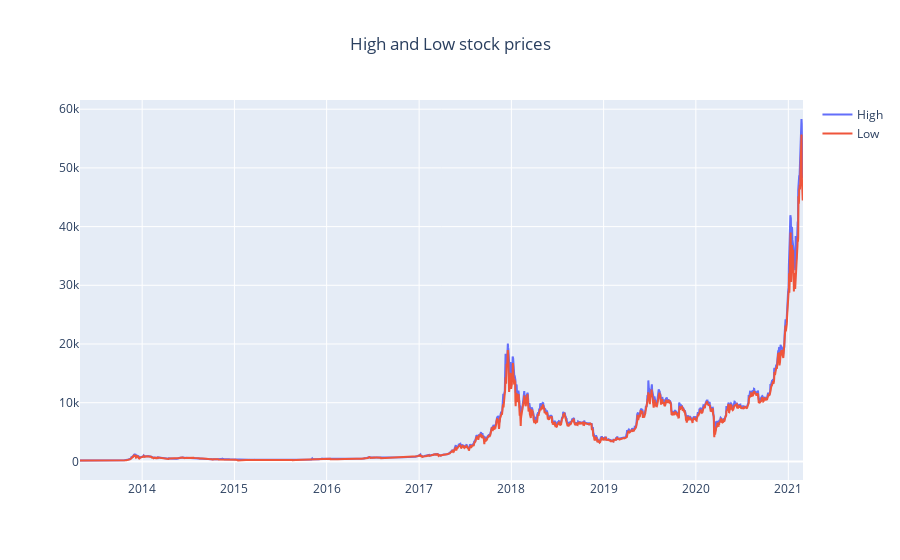

The notebook cell saved with this chart:
### Code cell
df=df_bitc.copy()
fig=go.Figure()
fig.add_trace(go.Scatter(y=df['High'],
                        x=df['Date'],
                        name='High'))

fig.add_trace(go.Scatter(y=df['Low'],
                        x=df['Date'],
                        name='Low'))
fig.update_layout(title='High and Low stock prices',
                 title_x=.5)
fig.show()

### Figure 1 — Plotly figure (JSON) as saved in the notebook; plotly's stock layout.template omitted (floating-point values rounded to 4 significant figures; data arrays with more than 128 entries replaced by an {"elided": "..."} marker saying what was removed)
{"data": [{"name": "High", "type": "scatter", "x": {"elided": "2862 str values"}, "y": {"elided": "2862 float values"}}, {"name": "Low", "type": "scatter", "x": {"elided": "2862 str values"}, "y": {"elided": "2862 float values"}}], "layout": {"title": {"text": "High and Low stock prices", "x": 0.5}}}
